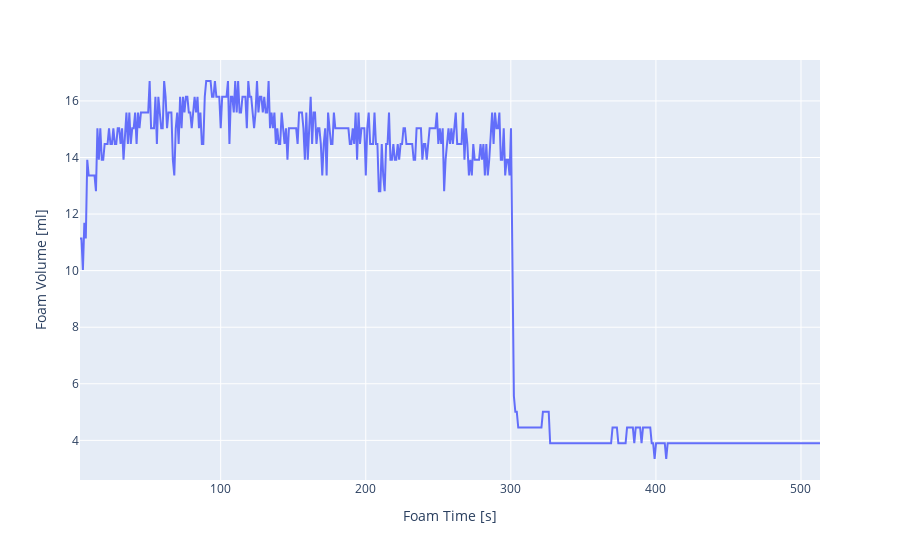

The notebook cell saved with this chart:
### Code cell
px.line(slope, x = 'Foam Time [s]', y = 'Foam Volume [ml]')

### Figure 1 — Plotly figure (JSON) as saved in the notebook; plotly's stock layout.template omitted (floating-point values rounded to 4 significant figures; data arrays with more than 128 entries replaced by an {"elided": "..."} marker saying what was removed)
{"data": [{"hovertemplate": "Foam Time [s]=%{x}<br>Foam Volume [ml]=%{y}<extra></extra>", "legendgroup": "", "line": {"color": "#636efa", "dash": "solid"}, "marker": {"symbol": "circle"}, "mode": "lines", "name": "", "orientation": "v", "showlegend": false, "type": "scatter", "x": {"elided": "522 float values"}, "xaxis": "x", "y": {"elided": "522 float values"}, "yaxis": "y"}], "layout": {"legend": {"tracegroupgap": 0}, "margin": {"t": 60}, "xaxis": {"anchor": "y", "domain": [0, 1], "title": {"text": "Foam Time [s]"}}, "yaxis": {"anchor": "x", "domain": [0, 1], "title": {"text": "Foam Volume [ml]"}}}}
